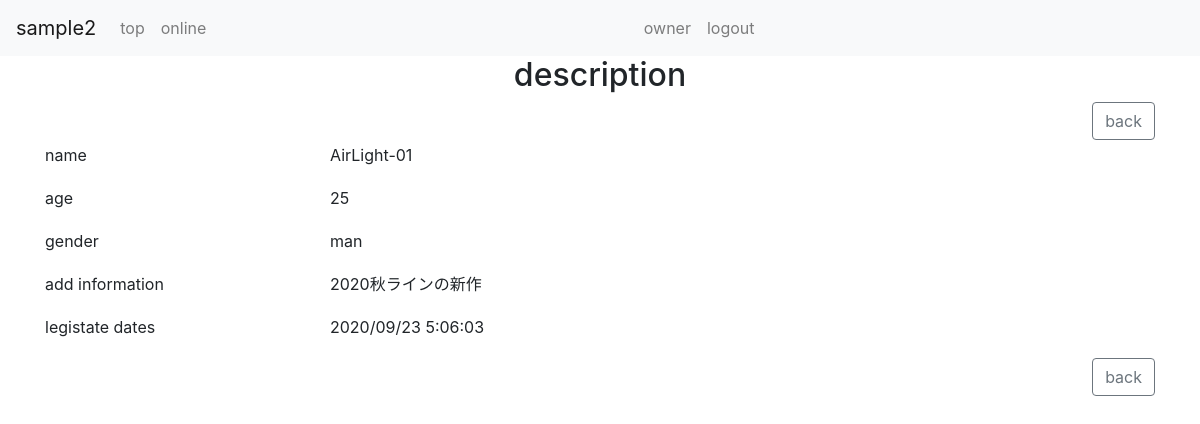
Page /detail/1/ (signed in) on the committed database.
### app/models.py (models this page shows, shortened)
class Item(models.Model):
    SEX_CHOICES = (
        (1, 'man'),
        (2, 'woman'),
        (3, 'child'),
    )
    name = models.CharField(
        verbose_name='product name',
        max_length=200,
    )
    age = models.IntegerField(
        verbose_name='price',
        validators=[validators.MinValueValidator(1)],
        blank=True,
        null=True,
    )
    sex = models.IntegerField(
        verbose_name='gender',
        choices=SEX_CHOICES,
        default=1
    )
    memo = models.TextField(
        verbose_name='add information',
        max_length=300,
        blank=True,
        null=True,
    )
    created_at = models.DateTimeField(
        verbose_name='registlation date',
        auto_now_add=True
    )
    class Meta:
        verbose_name = 'item'
        verbose_name_plural = 'item'

### app/views.py (the view)
# urls.py: path('detail/<int:pk>/', ItemDetailView.as_view(), name='detail'),
class ItemDetailView(LoginRequiredMixin, DetailView):
    model = Item

### app/templates/app/item_detail.html
{% extends "./_base.html" %}
{% block content %}
<div class="container">
    <h2 class="text-center">description</h2>
    <div class="row">
        <div class="col-12">
            <a class="btn btn-outline-secondary float-right" href="{% url 'index' %}">back</a>
        </div>
    </div>
    {% include "./item_card.html" %}
    <div class="row">
        <div class="col-12">
            <a class="btn btn-outline-secondary float-right" href="{% url 'index' %}">back</a>
        </div>
    </div>
</div>
{% endblock %}

### app/templates/app/item_card.html
<div class="row">
    <div class="col-3">
        <p>name</p>
    </div>
    <div class="col-9">
        <p>{{ item.name }}</p>
    </div>
</div>
<div class="row">
    <div class="col-3">
        <p>age</p>
    </div>
    <div class="col-9">
        <p>{{ item.age }}</p>
    </div>
</div>
<div class="row">
    <div class="col-3">
        <p>gender</p>
    </div>
    <div class="col-9">
        <p>{{ item.get_sex_display }}</p>
    </div>
</div>
<div class="row">
    <div class="col-3">
        <p>add information</p>
    </div>
    <div class="col-9">
        <p>{{ item.memo|linebreaksbr }}</p>
    </div>
</div>
<div class="row">
    <div class="col-3">
        <p>legistate dates</p>
    </div>
    <div class="col-9">
        <p>{{ item.created_at|date:"Y/m/d G:i:s" }}</p>
    </div>
</div>

### app/static/app/css/app.css (style rules this page uses)
.row { margin-top:3px; margin-bottom:3px; }

### rows in the picture
Item: name "AirLight-01", age "25", sex "man", memo "2020秋ラインの新作", created_at "2020/09/23 5:06:03"
